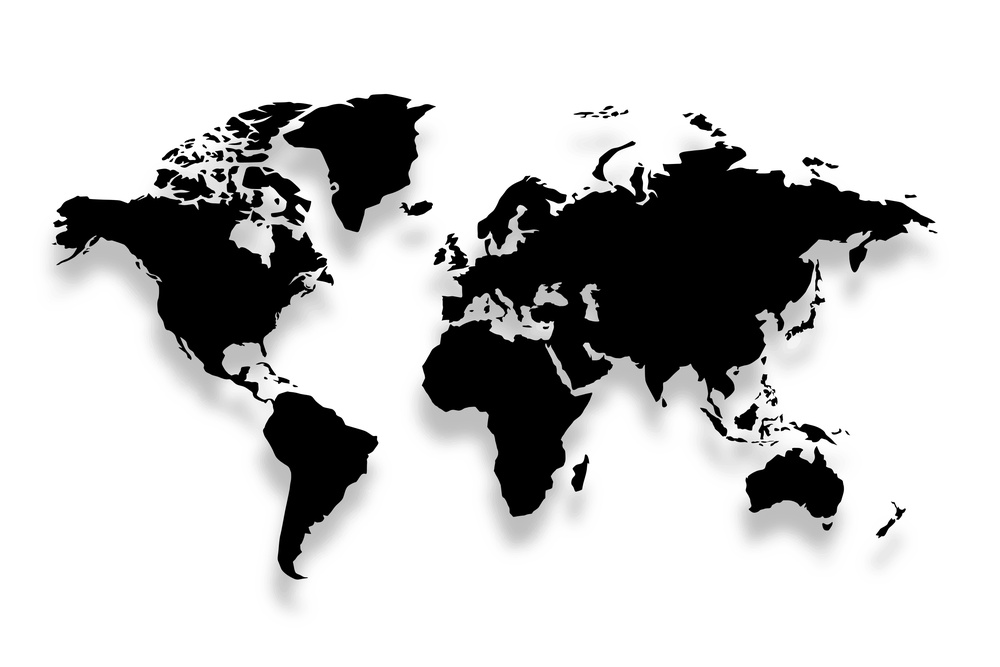
#> input picture data/world.jpg, 1000 x 667 px, shrunk from 6001 x 4001 before the run
$ jupyter execute chops.ipynb
#> lines starting #> are read from the running program, lines starting #| are printed output that depends on the picture; after the words box and inside, x2 and y2 are one past the last pixel; in counts of white or black regions, pixels touching at a corner belong together
### utils.py
from PIL import Image, ImageFilter, ImageOps, ImageChops, ImageStat
import random
from typing import Tuple

# [700 lines left out: functions resize_match_ref_height_and_crop, upscale_preserve_aspect, split_grid, select_black_pixels, subtract_constant_clip0, add_constant_clip255 and 7 more, not called in this run]

def prep_and_chops(
    img1: Image.Image,
    img2: Image.Image,
    op: str = "add",
    *,
    # Préparation
    mode: str | None = None,          # None => auto ("RGBA" si alpha, sinon "RGB" pour couleurs, "L" si niveaux de gris)
    size_strategy: str = "pad",       # "pad" (par défaut) ou "resize"
    align: str = "center",            # pour "pad": "topleft"|"top"|"topright"|"left"|"center"|"right"|"bottomleft"|"bottom"|"bottomright"
    resample=Image.BICUBIC,           # pour "resize"
    pad_fill=0,                       # couleur du fond pour "pad" (0 noir, ou tuple ex (0,0,0,0) en RGBA)

    # Paramètres passés à certaines ops
    scale: float = 1.0,               # pour add/subtract
    offset: int = 0                   # pour add/subtract
) -> tuple[Image.Image, Image.Image, Image.Image]:
    """
    Retourne (img1_prep, img2_prep, result).
    """

    # -------- 1) Harmoniser le mode --------
    def auto_mode(a: Image.Image, b: Image.Image) -> str:
        # Si l’une a un canal alpha -> RGBA
        if ("A" in a.getbands()) or ("A" in b.getbands()):
            return "RGBA"
        # Si l’une est couleur -> RGB
        if a.mode not in ("1","L") or b.mode not in ("1","L"):
            return "RGB"
        # Sinon niveaux de gris
        return "L"

    target_mode = mode or auto_mode(img1, img2)
    A = img1.convert(target_mode)
    B = img2.convert(target_mode)

    # -------- 2) Harmoniser la taille --------
    w1, h1 = A.size
    w2, h2 = B.size

    if size_strategy not in ("pad", "resize"):
        raise ValueError("size_strategy doit être 'pad' ou 'resize'.")

    if size_strategy == "resize":
        # on choisit la plus grande taille pour minimiser la perte
        W, H = max(w1, w2), max(h1, h2)
        A2 = A.resize((W, H), resample=resample)
        B2 = B.resize((W, H), resample=resample)
    else:
        # "pad" : on crée des toiles de même taille et on y colle les images sans déformation
        W, H = max(w1, w2), max(h1, h2)

        # [13 lines left out: function anchor_xy, not called in this run]

        # couleur de fond adaptée au mode
        if isinstance(pad_fill, tuple):
            bg = pad_fill
        else:
            # si RGBA -> tuple (pad_fill, pad_fill, pad_fill, pad_fill?) ; on met alpha 0 si fill est un int
            if target_mode == "RGBA":
                bg = (pad_fill, pad_fill, pad_fill, 0 if isinstance(pad_fill, int) else pad_fill)
            elif target_mode == "RGB":
                bg = (pad_fill, pad_fill, pad_fill)
            else:
                bg = pad_fill

        canvasA = Image.new(target_mode, (W, H), bg)
        canvasB = Image.new(target_mode, (W, H), bg)

        ax, ay = anchor_xy(w1, h1, W, H, align)
        bx, by = anchor_xy(w2, h2, W, H, align)
        canvasA.paste(A, (ax, ay))
        canvasB.paste(B, (bx, by))

        A2, B2 = canvasA, canvasB

    # -------- 3) Opération ImageChops --------
    ops = {
        "add":             lambda x, y: ImageChops.add(x, y, scale=scale, offset=offset),
        "subtract":        lambda x, y: ImageChops.subtract(x, y, scale=scale, offset=offset),
        "difference":      lambda x, y: ImageChops.difference(x, y),
        "multiply":        lambda x, y: ImageChops.multiply(x, y),
        "screen":          lambda x, y: ImageChops.screen(x, y),
        "lighter":         lambda x, y: ImageChops.lighter(x, y),
        "darker":          lambda x, y: ImageChops.darker(x, y),
        "add_modulo":      lambda x, y: ImageChops.add_modulo(x, y),
        "subtract_modulo": lambda x, y: ImageChops.subtract_modulo(x, y),
        # logiques : nécessitent généralement "1" ou "L"
        "logical_and":     lambda x, y: ImageChops.logical_and(x.convert("1"), y.convert("1")),
        "logical_or":      lambda x, y: ImageChops.logical_or(x.convert("1"), y.convert("1")),
        "logical_xor":     lambda x, y: ImageChops.logical_xor(x.convert("1"), y.convert("1")),
    }
    if op not in ops:
        raise ValueError(f"Opération inconnue '{op}'. Choisissez parmi: {', '.join(ops.keys())}")

    result = ops[op](A2, B2)
    return A2, B2, result

### chops.ipynb
<h1 align="center">CHOPS TRANSFORM</h1>

[cell 1]
from PIL import Image, ImageChops, ImageDraw
from utils import prep_and_chops

## 1 - CHOPS EXAMPLES

[cell 2]
# --- supposer que prep_and_chops est déjà définie dans ton code ---
# from your_module import prep_and_chops

A = Image.open("data/world.jpg")
#> A is the input picture: PIL image 1000x667 RGB; min 0, max 255, mean 198
B = Image.open("data/network.png")
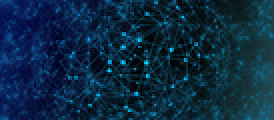
#> input picture data/network.png, 137 x 60 px, shrunk from 820 x 360 before the run (shown 2 times larger)
#> B is the input picture: PIL image 137x60 RGBA; mean R, G, B, A 10.8, 41.1, 66.1, 255

def save(img, name):
    img.save(name); print("→", name)

# Petit utilitaire: récupérer juste la paire préparée via prep_and_chops
def prepped_pair(img1, img2, **prep_kwargs):
    # on force resize partout
    prep_kwargs.setdefault("size_strategy", "resize")
    prep_kwargs.setdefault("resample", Image.LANCZOS)
    A2, B2, _ = prep_and_chops(img1, img2, op="difference", **prep_kwargs)
    return A2, B2

# 1) add : ((A + B)/scale + offset)
_, _, add1 = prep_and_chops(A, B, op="add", scale=1.0, offset=0,
                            size_strategy="resize", resample=Image.LANCZOS)
#> in prep_and_chops, `target_mode = mode or auto_mode(img1, img2)`: target_mode = 'RGBA'
save(add1, "chops/ex_add.png")
#| → chops/ex_add.png
_, _, add2 = prep_and_chops(A, B, op="add", scale=2.0, offset=0,
                            size_strategy="resize", resample=Image.LANCZOS)
save(add2, "chops/ex_add_scale2.png")
#| → chops/ex_add_scale2.png

# 2) add_modulo : (A + B) % MAX
_, _, addm = prep_and_chops(A, B, op="add_modulo",
                            size_strategy="resize", resample=Image.LANCZOS)
save(addm, "chops/ex_add_modulo.png")
#| → chops/ex_add_modulo.png

# 3) blend : alias Image.blend (on prépare d’abord)
A2, B2 = prepped_pair(A, B, mode="RGB")
blend_30 = ImageChops.blend(A2, B2, alpha=0.3)
save(blend_30, "chops/ex_blend_0_3.png")
#| → chops/ex_blend_0_3.png

# 4) composite : alias Image.composite (masque L)
A2, B2 = prepped_pair(A, B, mode="RGB")
mask = Image.new("L", A2.size, 0)
#> mask: PIL image 1000x667 L; every value is 0
ImageDraw.Draw(mask).rectangle([A2.width//4, A2.height//4, 3*A2.width//4, 3*A2.height//4], fill=255)
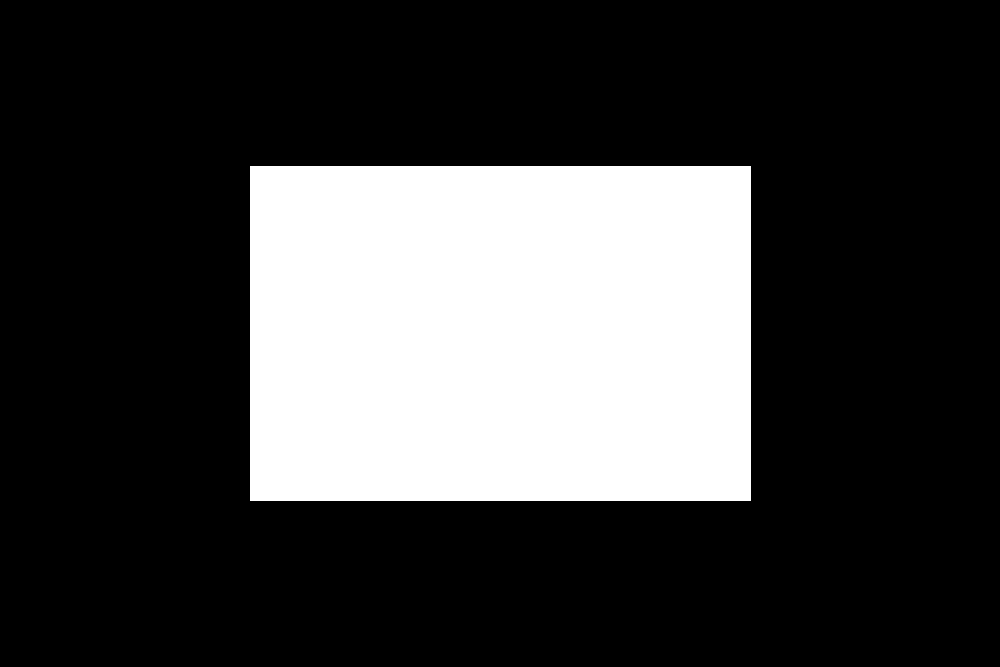
#> mask: PIL image 1000x667 L; 25.2% white; 1 white region, box (x1, y1, x2, y2) and area: (250, 166, 751, 501) 167835
comp = ImageChops.composite(A2, B2, mask)  # blanc = A2, noir = B2
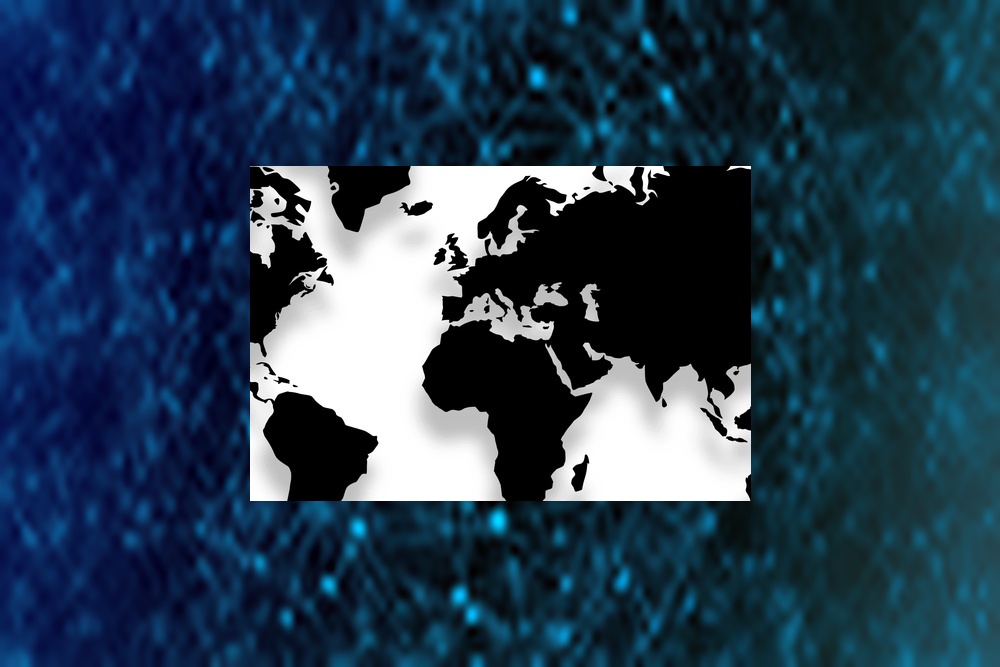
#> comp: PIL image 1000x667 RGB; mean R, G, B 38.8, 61.4, 81.6
save(comp, "chops/ex_composite_mask.png")
#| → chops/ex_composite_mask.png

# 5) constant : aplat de gris (même mode/taille que A2)
A2, _ = prepped_pair(A, B, mode="RGB")
const = ImageChops.constant(A2, 64)
#> const: PIL image 1000x667 L; every value is 64
save(const, "chops/ex_constant_64.png")
#| → chops/ex_constant_64.png

# 6) darker : min(A,B)
_, _, dark = prep_and_chops(A, B, op="darker",
                            size_strategy="resize", resample=Image.LANCZOS)
save(dark, "chops/ex_darker.png")
#| → chops/ex_darker.png

# 7) difference : |A - B|
_, _, diff = prep_and_chops(A, B, op="difference",
                            size_strategy="resize", resample=Image.LANCZOS)
save(diff, "chops/ex_difference.png")
#| → chops/ex_difference.png

# 8) duplicate : alias .copy()
A2, _ = prepped_pair(A, B, mode="RGB")
dup = ImageChops.duplicate(A2)
save(dup, "chops/ex_duplicate.png")
#| → chops/ex_duplicate.png

# 9) invert : MAX - image
A2, _ = prepped_pair(A, B, mode="RGB")
inv = ImageChops.invert(A2)
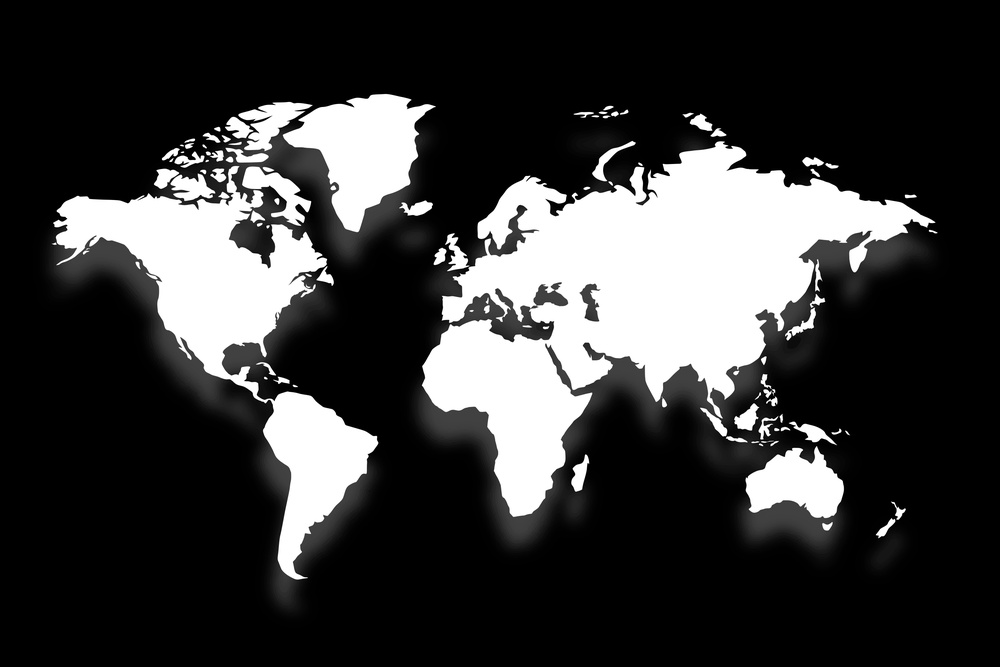
#> inv: PIL image 1000x667 RGB; min 0, max 255, mean 57
save(inv, "chops/ex_invert.png")
#| → chops/ex_invert.png

# 10) lighter : max(A,B)
_, _, light = prep_and_chops(A, B, op="lighter",
                             size_strategy="resize", resample=Image.LANCZOS)
save(light, "chops/ex_lighter.png")
#| → chops/ex_lighter.png

# 11) logical_* : exigent le mode "1"
def to_bin(img, thresh=128):
    g = img.convert("L")
    return g.point(lambda p: 255 if p >= thresh else 0, mode="1")

A2, B2 = prepped_pair(A, B)  # déjà en resize
A1, B1 = to_bin(A2), to_bin(B2)
#> in to_bin, `return g.point(lambda p: 255 if p >= thresh else 0, mode="1")`: returned value: PIL image 1000x667 1; 79.3% white; 97 black regions (40 under 20 px), largest, box (x1, y1, x2, y2) and area: (422, 141, 935, 517) 78482, (53, 166, 378, 580) 34455, (283, 94, 435, 232) 10599
#> call 2 of to_bin, with thresh = 128
#> in to_bin (call 2), `g = img.convert("L")`:
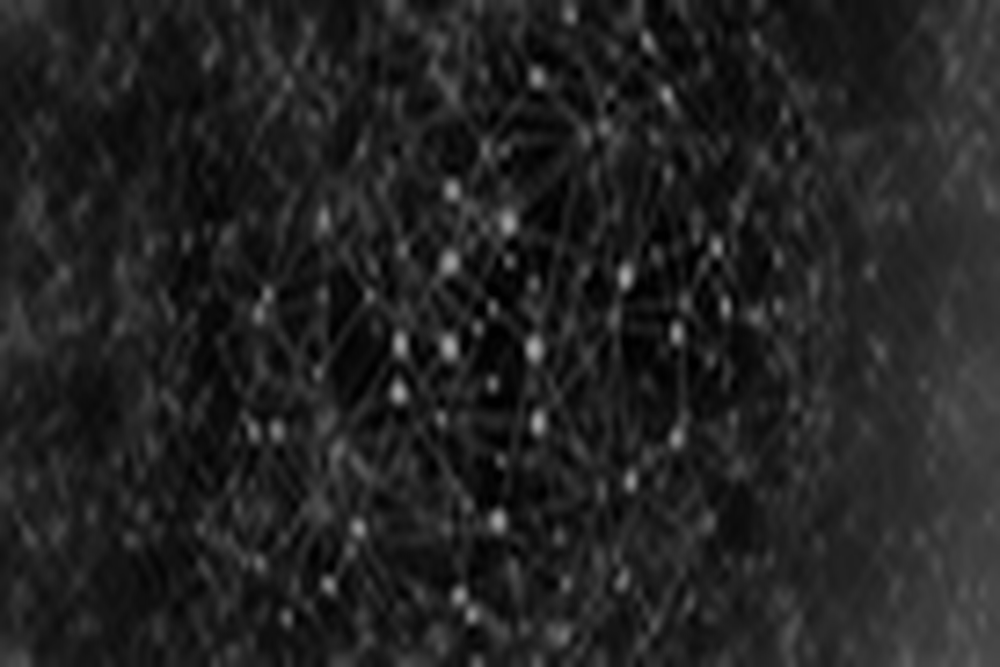
#> g: PIL image 1000x667 L; min 0, max 169, mean 34.9
#> in to_bin (call 2), `return g.point(lambda p: 255 if p >= thresh else 0, mode="1")`: returned value: PIL image 1000x667 1; 0.23% white; 22 white regions (3 under 20 px), largest, box (x1, y1, x2, y2) and area: (528, 340, 540, 358) 157, (444, 339, 455, 355) 149, (503, 216, 514, 231) 128

land = ImageChops.logical_and(A1, B1)
#> land: PIL image 1000x667 1; 0.12% white; 15 white regions (2 under 20 px), largest, box (x1, y1, x2, y2) and area: (396, 337, 405, 352) 104, (493, 514, 503, 528) 103, (394, 386, 404, 399) 101
save(land.convert("L"), "chops/ex_logical_and.png")
#| → chops/ex_logical_and.png

lor  = ImageChops.logical_or(A1, B1)
#> lor: PIL image 1000x667 1; 79.4% white; 97 black regions (40 under 20 px), largest, box (x1, y1, x2, y2) and area: (422, 141, 935, 517) 77725, (53, 166, 378, 580) 34455, (283, 94, 435, 232) 10599
save(lor.convert("L"), "chops/ex_logical_or.png")
#| → chops/ex_logical_or.png

lxor = ImageChops.logical_xor(A1, B1)
#> lxor: PIL image 1000x667 1; 79.3% white; 109 black regions (42 under 20 px), largest, box (x1, y1, x2, y2) and area: (422, 141, 935, 517) 77981, (53, 166, 378, 580) 34455, (283, 94, 435, 232) 10599
save(lxor.convert("L"), "chops/ex_logical_xor.png")
#| → chops/ex_logical_xor.png

# 12) multiply : A * B / MAX
_, _, mul = prep_and_chops(A, B, op="multiply",
                           size_strategy="resize", resample=Image.LANCZOS)
save(mul, "chops/ex_multiply.png")
#| → chops/ex_multiply.png

# 13) soft_light / hard_light / overlay : selon ta version de Pillow
def try_chops(name, img1, img2, outname):
    fn = getattr(ImageChops, name, None)
    if fn is None:
        print(f"(skip) {name} non dispo dans cette Pillow")
        return
    I1, I2 = prepped_pair(img1, img2, mode="RGB")
    out = fn(I1, I2)
    save(out, outname)

try_chops("soft_light", A, B, "chops/ex_soft_light.png")
#| → chops/ex_soft_light.png
try_chops("hard_light", A, B, "chops/ex_hard_light.png")
#> call 2 of try_chops, with name = 'hard_light', outname = 'chops/ex_hard_light.png'
#> in try_chops (call 2), `out = fn(I1, I2)`:
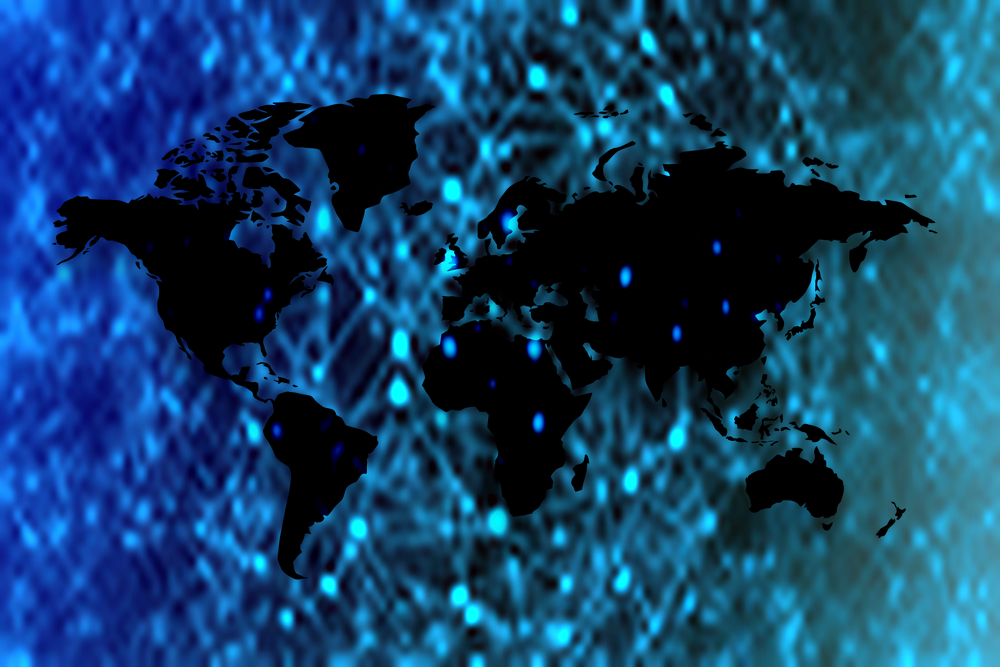
#> out: PIL image 1000x667 RGB; mean R, G, B 17.6, 65.2, 104.9
#| → chops/ex_hard_light.png
try_chops("overlay",    A, B, "chops/ex_overlay.png")
#| → chops/ex_overlay.png

# 14) offset : décalage (wrap)
A2, _ = prepped_pair(A, B, mode="RGB")
off = ImageChops.offset(A2, xoffset=40, yoffset=20)
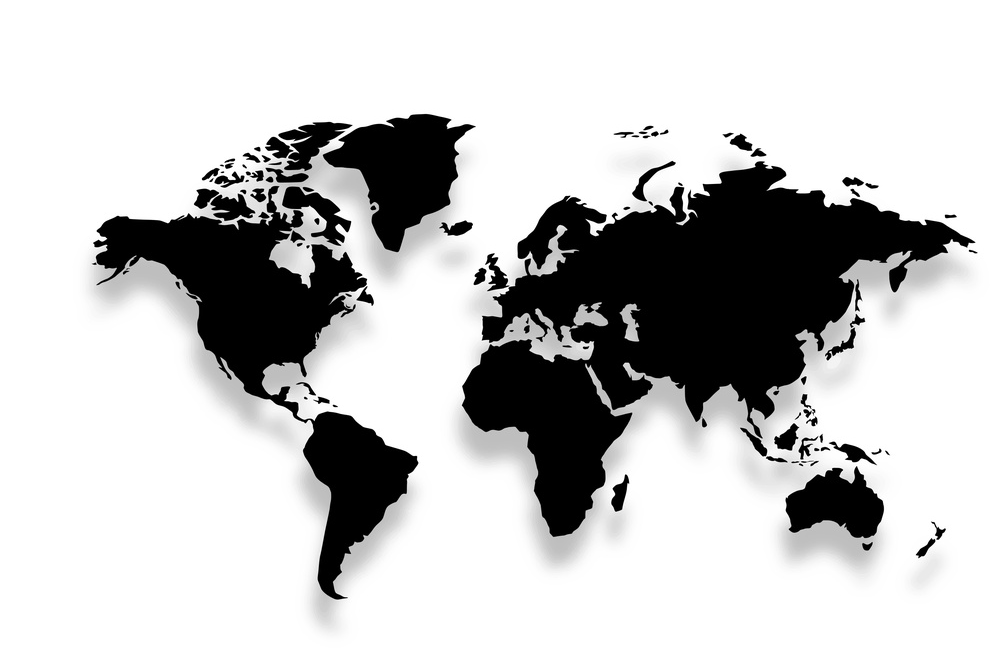
#> off: PIL image 1000x667 RGB; min 0, max 255, mean 198
save(off, "chops/ex_offset.png")
#| → chops/ex_offset.png

# 15) screen : 1 - (1-A)*(1-B)
_, _, scr = prep_and_chops(A, B, op="screen",
                           size_strategy="resize", resample=Image.LANCZOS)
save(scr, "chops/ex_screen.png")
#| → chops/ex_screen.png

# 16) subtract : ((A - B)/scale + offset)
_, _, sub1 = prep_and_chops(A, B, op="subtract", scale=1.0, offset=0,
                            size_strategy="resize", resample=Image.LANCZOS)
save(sub1, "chops/ex_subtract.png")
#| → chops/ex_subtract.png
_, _, sub2 = prep_and_chops(A, B, op="subtract", scale=1.0, offset=32,
                            size_strategy="resize", resample=Image.LANCZOS)
#> in prep_and_chops (call 20), `result = ops[op](A2, B2)`:
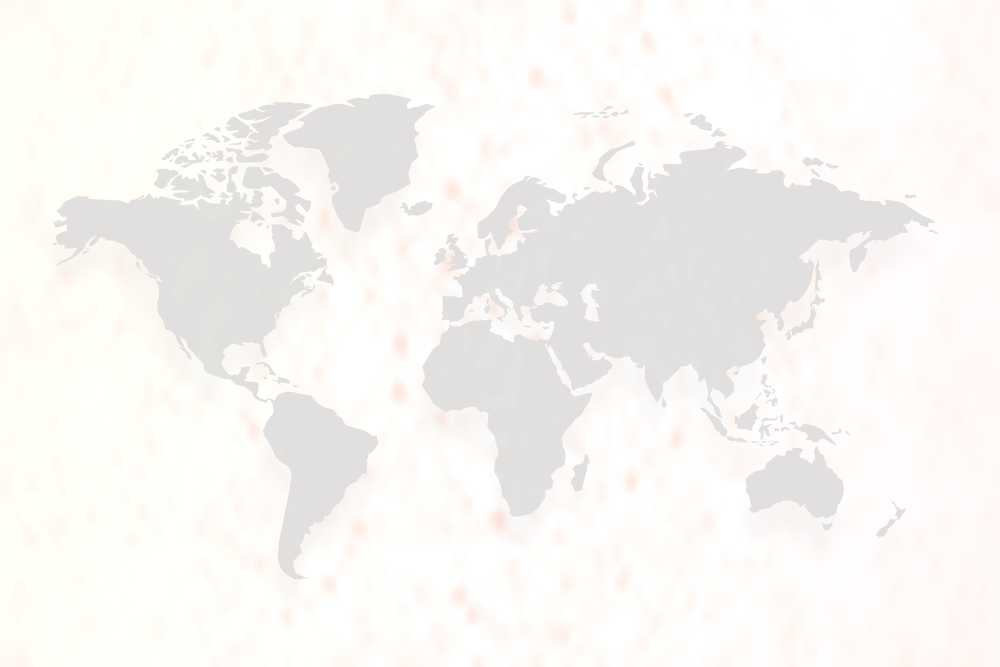
#> result: PIL image 1000x667 RGBA; mean R, G, B, A 205.4, 188.7, 169.4, 32; transparent parts drawn white
save(sub2, "chops/ex_subtract_offset32.png")
#| → chops/ex_subtract_offset32.png

# 17) subtract_modulo : (A - B) % MAX
_, _, subm = prep_and_chops(A, B, op="subtract_modulo",
                            size_strategy="resize", resample=Image.LANCZOS)
save(subm, "chops/ex_subtract_modulo.png")
#| → chops/ex_subtract_modulo.png

print("Fini ✅")
